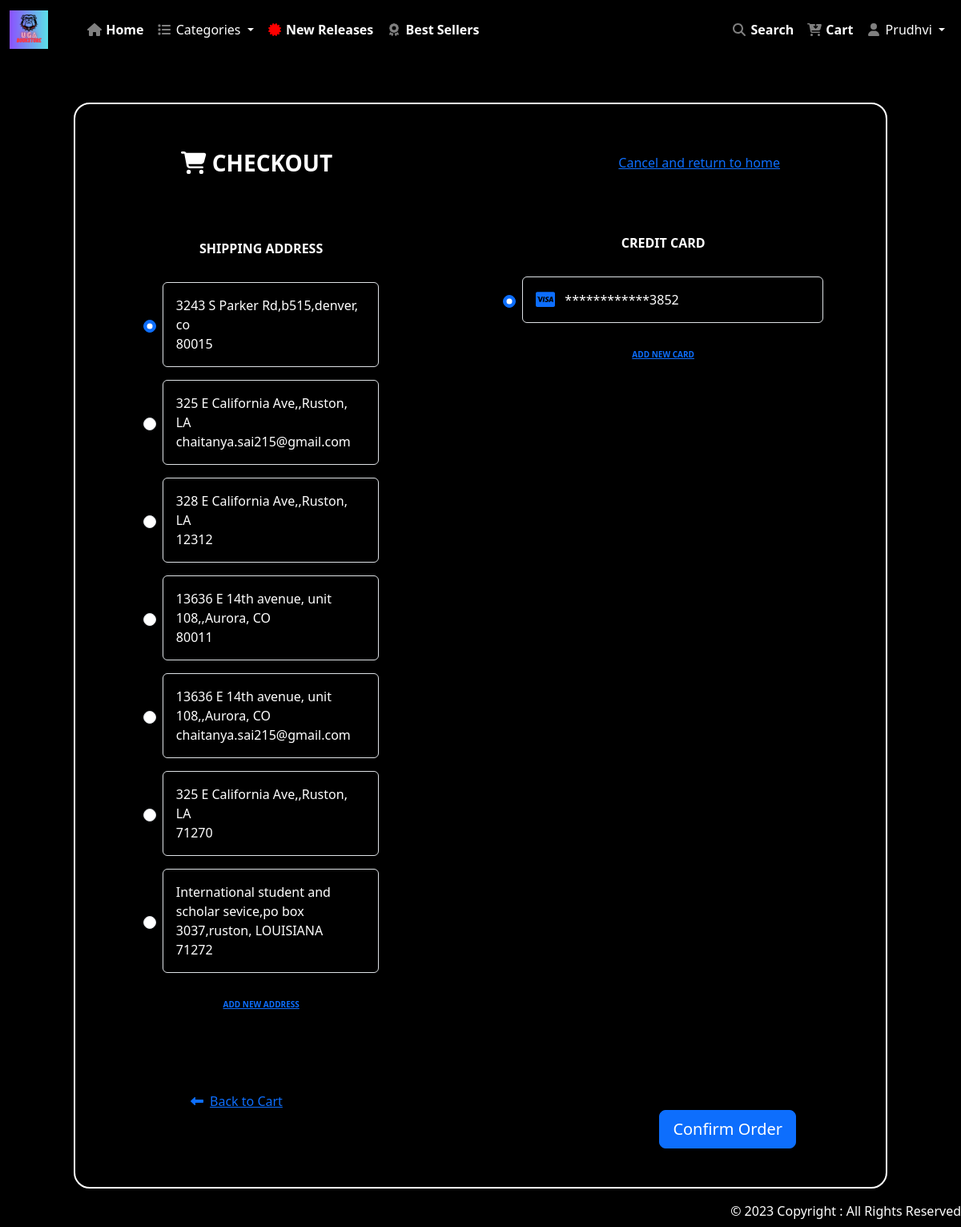
/checkout (signed in), run on the app's committed database.
### app/models.py (models this page shows, shortened)
class User(models.Model):
    account_id = models.IntegerField(unique=True, default=random_number_generator)
    firstname = models.CharField(max_length=100)
    lastname = models.CharField(max_length=100)
    phonenumber = models.CharField(max_length=100)
    email = models.CharField(max_length=100)
    password = models.CharField(max_length=100)
    accept_terms = models.BooleanField(default=False)
    is_active = models.BooleanField(default=False)
    is_loggedin = models.BooleanField(default=False)
    is_admin = models.BooleanField(default=False)
    activation_token = models.CharField(max_length=255, blank=True, null=True)
    reset_token = models.CharField(max_length=255, blank=True, null=True)

class Address(models.Model):
    address_id = models.IntegerField(unique=True, primary_key=True, default=random_id)
    account_id = models.IntegerField()
    street_address = models.CharField(max_length=50, default=' ', blank=True)
    apartment_suite = models.CharField(max_length=50, default=' ', blank=True)
    city = models.CharField(max_length=30, default=' ', blank=True)
    state = models.CharField(max_length=30, default=' ', blank=True)
    zip_code = models.CharField(max_length=30, default=' ', blank=True)
    contact_phone = models.CharField(max_length=30, default=' ', blank=True)
    contact_email = models.CharField(max_length=30, default=' ', blank=True)

class PaymentDetails(models.Model):
    payment_id = models.IntegerField(unique=True, primary_key=True, default=random_id)
    account_id = models.IntegerField()
    card_number = models.CharField(max_length=80, default=' ')
    expiration_date = models.CharField(max_length=5, default=' ', blank=True)
    security_code = models.CharField(max_length=80, default=' ', blank=True)

### app/views.py (the view, shortened to what this page needs)
# urls.py: path('checkout', views.CheckoutView.as_view(), name="checkout"),
class CheckoutView(View):
    def get(self, request):
        user = User.objects.get(id=request.session.get('user_id')) if request.session.get('user_id') else None
        order, created = Order.objects.get_or_create(customer=user, complete=False)
        user_addresses = Address.objects.filter(account_id=user.account_id)
        user_cards = PaymentDetails.objects.filter(account_id=user.account_id)
        return render(request, "app/order/checkout.html", {
            'user': user,
            'user_addresses': user_addresses,
            'user_cards': user_cards,
        })

### app/templatetags/custom_filters.py (called while the page is built)
@register.filter
def decrypt_value(encrypted_value):
    return PaymentView().decrypt(encrypted_value)

### app/views.py (called while the page is built)
    def decrypt(self, encrypted_value):
        decrypted_value = signing.loads(encrypted_value)
        return decrypted_value

### app/templates/app/order/checkout.html (shortened to what this page needs)
{% extends 'app/base.html' %}
{% load static %}
{% load static custom_filters %}
{% block main-content %}
<form method="post" action="{% url 'checkout' %}">
    <section class="checkout-section">
        <div class="container py-5">
        <div class="card checkout-card">
            <div class="card-body checkout-card-body" style="
            padding-bottom: 3rem;">
            <div class="row d-flex pb-5" style="flex-direction: row; justify-content: space-around; ">
                <div class="py-4 d-flex flex-row" style="justify-content: space-between; padding:8rem">
                    <h3 class="text-white" style="
                    display: flex;
                    flex-direction: column;
                    justify-content: center;"><b><i class="fa fa-shopping-cart" aria-hidden="true"></i>   CHECKOUT</b></h3>
                    <div class="py-4 d-flex justify-content-end">
                        <h6><a href="{% url 'home' %}">Cancel and return to home</a></h6>
                    </div>
                </div>
                <div class="col-md-5 col-xl-4">
                <div class="rounded d-flex flex-column p-2" style="background-color: black;color: white;">
                    <div class="py-4 d-flex add-new-adr-cont">
                        <h6 class="text-white"><b>SHIPPING ADDRESS</b></h6>
                    </div>
                    <div class="pb-3" style="width: -webkit-fill-available;">
                        {% for address in user_addresses %}
                        <div class="d-flex flex-row pb-3">
                            <div class="d-flex align-items-center pe-2">
                                <input class="form-check-input" type="radio" name="address_radio" id="address_radio_{{ address.address_id }}"
                                    value="{{ address.address_id }}" aria-label="..." {% if forloop.first %}checked{% endif %} />
                            </div>
                            <div class="rounded border d-flex w-100 p-3 align-items-center">
                                <p class="mb-0">
                                    {{ address.street_address }},{{ address.apartment_suite }},{{ address.city }},
                                    {{ address.state }}<br>
                                    {{ address.zip_code }}
                                </p>
                            </div>
                        </div>
                        {% endfor %}
                    </div>
                    <div>
                        <a href="{% url 'chkoutaddress' %}" class="add-new-addr" style="display: flex; flex-direction: row; justify-content:center;">ADD NEW ADDRESS</a>
                    </div>
                </div>
            </div>
            <div class="card addr-pay-container">
                <div class="py-4 d-flex add-new-adr-cont">
                    <h6 class="text-white"><b>CREDIT CARD</b></h6>
                </div>
                <div class="pb-3" style="width:25rem;">
                    {% for card in user_cards %}
                    <div class="d-flex flex-row pb-3">
                        <div class="d-flex align-items-center pe-2">
                            <input class="form-check-input" type="radio" name="card_radio" id="card_radio_{{ card.payment_id }}"
                                value="{{ card.payment_id }}" aria-label="..." {% if forloop.first %}checked{% endif %} />
                        </div>
                        <div class="rounded border d-flex w-100 p-3 align-items-center">
                            <p class="mb-0">
                                <i class="fab fa-cc-visa fa-lg text-primary pe-2"></i>
                                {% with card_number=card.card_number|decrypt_value %}
                                ************{{ card_number|slice:"-4:" }}
                                {% endwith %}
                            </p>
                        </div>
                    </div>
                    {% endfor %}
                </div>
                <div>
                    <a href="{% url 'chkoutcard' %}" class="add-new-addr"
                        style="display: flex; flex-direction: row; justify-content:center;">ADD NEW CARD</a>
                </div>
            </div>
                </div>
                <div class="pt-5 text-white">
                    <h6 class="mb-0" style="margin-left:8rem;"><a href="{% url 'cart' %}" class="text-body" style="color: #0d6efd !important;"><i
                        class="fas fa-long-arrow-alt-left me-2"></i>Back to Cart</a></h6>
                </div>
                <div style="
                display: flex;
                flex-direction: row;
                justify-content: flex-end;
                padding-right: 6rem;
            ">
                <button type="submit" class="btn btn-primary btn-block btn-lg"
                            data-mdb-ripple-color="dark"
                             {% comment %} onclick="redirectToOrderSummary()" {% endcomment %}
                             >Confirm Order</button>
                        </div>
                </div>
            </div>
            </div>
    </section>
</form>
{% endblock main-content %}

### app/templates/app/base.html (shortened to what this page needs)
<!DOCTYPE html>
{% load static %}
<html lang="en">
<head>
    <link rel="stylesheet" href="https://cdnjs.cloudflare.com/ajax/libs/font-awesome/4.7.0/css/font-awesome.min.css">
    <link href="https://cdn.jsdelivr.net/npm/bootstrap@5.3.0/dist/css/bootstrap.min.css"
    rel="stylesheet"
>
    <link rel='stylesheet' href={% static 'app/css/owl.carousel.min.css' %} />
    <link rel='stylesheet' href={% static 'app/css/all.min.css' %} />
    <link rel='stylesheet' href={% static 'app/css/style.css' %} />
</head>
<body>
    <nav class="navbar fixed-top navbar-expand-lg bg-body-tertiary" style="background-color: black !important">
        <div class="container" style="width: auto">
            <a class="navbar-brand" href="#">
              <img src="/static/app/images/icons/bulldog.jpg" width="48px" height="48px" alt="">
            </a>
          </div>
        <div class="container-fluid">
          <div class="collapse navbar-collapse" id="navbarSupportedContent">
            <ul class="navbar-nav me-auto mb-2 mb-lg-0">
              <li class="nav-item">
                <a class="nav-link active" aria-current="page" href="{% url 'home' %}"><i class="fa fa-fw fa-home" style="color: grey;"></i> Home</a>
              </li>
              <li class="nav-item dropdown">
                <a class="nav-link dropdown-toggle" href="#" role="button" data-bs-toggle="dropdown" aria-expanded="false">
                  <i class="fa fa-fw fa-list" style="color: grey;"></i>
                  Categories
                </a>
              </li>
              <li class="nav-item">
                <a class="nav-link active" aria-current="page" href="{% url 'new-releases' %}" style="width: max-content"><i class="fa fa-fw fa-certificate" style="color: red;"></i> New Releases</a>
              </li>
              <li class="nav-item">
                <a class="nav-link active" aria-current="page" href="{% url 'top-sellers' %}" style="width: max-content"><i class="fa fa-fw fa-award" style="color: grey;"></i> Best Sellers</a>
              </li>
            </ul>
          </div>
          <ul class="navbar-nav me-auto mb-2 mb-lg-0">
            <li class="nav-item">
              <a class="nav-link active" aria-current="page" href="{% url 'search' %}" style="width: max-content"><i class="fa fa-fw fa-search" style="color: grey;"></i> Search</a>
            </li>
            {% if user.is_active %}
            <li class="nav-item">
              <a class="nav-link active" aria-current="page" href="{% url 'cart' %}"><i class="fa fa-fw fa-cart-arrow-down" style="color: grey;"></i> Cart
              </a>
            </li>
              <li class="nav-item dropdown">
                <a class="nav-link dropdown-toggle" href="#" role="button" data-bs-toggle="dropdown" aria-expanded="false">
                  <i class="fa fa-fw fa-user" style="color: grey;"></i> {{ user.firstname }}
                </a>
              </li>
            {% endif %}
          </ul>
        </div>
      </nav>
      {% block main-content %}{% endblock main-content %}
      <footer class="footer-style fixed-bottom">
        © 2023 Copyright : All Rights Reserved
      </footer>
</body>
</html>

### app/static/app/css/style.css (style rules this page uses)
.nav-item { font-weight: 700; }
.nav-link { color: white !important; }
.footer-style { background: black; color: white; height: 2rem; font-size: 1rem; font-weight: 500; display: flex; justify-content: flex-end; }
.dropdown-toggle { background-color: black; color: white; font-weight: 500; }
.checkout-section { background-color: black; margin: 5rem; height: 100vh; }
.checkout-card { background: black; border: 2px solid white; border-radius: 20px; }
.checkout-card-body { display: flex; flex-direction: column; justify-content: space-around; }
.addr-pay-container { width: max-content; background-color: black; color: white; display: flex; flex-direction: column; align-items: center; }
.add-new-adr-cont { justify-content: space-around; width: 100%; }
.add-new-addr { font-size: 10px; font-weight: 700; }

### app/templates/app/base.html (style rules this page uses)
body { background-color: black; }

### data on the page
User: firstname "Prudhvi"
Address: street_address "3243 S Parker Rd", apartment_suite "b515", city "denver", state "co", zip_code "80015"
Address: street_address "325 E California Ave", city "Ruston", state "LA", zip_code "chaitanya.sai215@gmail.com"
Address: street_address "328 E California Ave", city "Ruston", state "LA", zip_code "12312"
Address: street_address "13636 E 14th avenue, unit 108", city "Aurora", state "CO", zip_code "80011"
Address: street_address "13636 E 14th avenue, unit 108", city "Aurora", state "CO", zip_code "chaitanya.sai215@gmail.com"
Address: street_address "325 E California Ave", city "Ruston", state "LA", zip_code "71270"
Address: street_address "International student and scholar sevice", apartment_suite "po box 3037", city "ruston", state "LOUISIANA", zip_code "71272"
PaymentDetails: value "3852"
